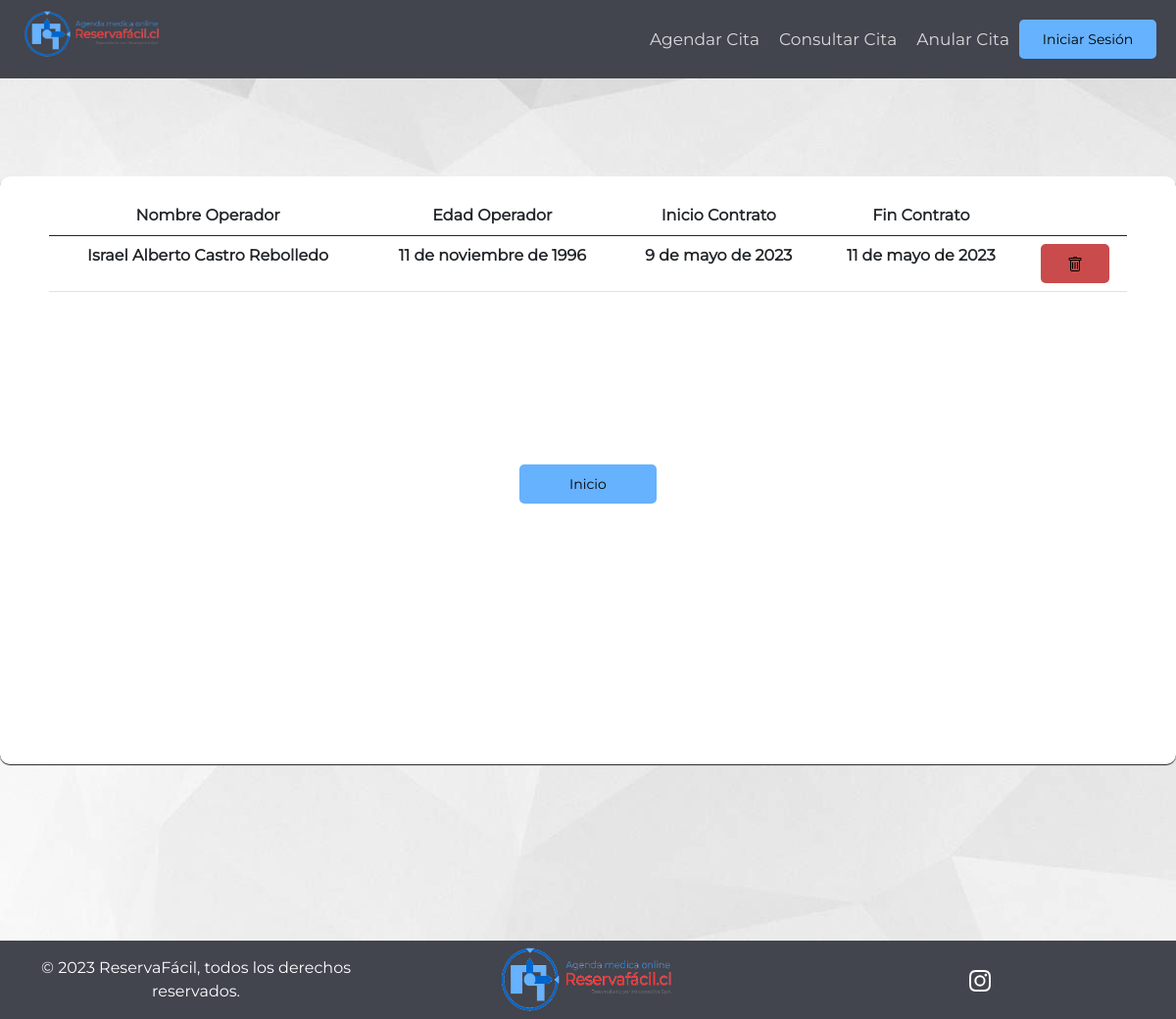
Screenshot of /admin_Eliminar_Operador/ with the database file from the repository.
### AppReservaFacil/models.py (models this page shows, shortened)
class Operador(models.Model):
    ID_Operador = models.IntegerField(primary_key=True, unique=True)
    Nombre_completo_O = models.CharField(max_length=256)
    Rut = models.CharField(max_length=9, null=True)
    Sexo = models.CharField(choices = SEXO_CHOICES, max_length=9, null=True)
    Fecha_de_nacimiento_O = models.DateField(null=True)
    Direccion_O = models.CharField(max_length=256, null=True)
    Telefono_O = models.CharField(max_length=9, null=True)
    Foto_O = models.ImageField(upload_to='Operador', null=True)
    Fecha_de_contrato_O = models.DateField(null=True)
    Fecha_fin_de_contrato_O = models.DateField(null=True)
    Usuario_O = models.ForeignKey(User, null=True, on_delete=models.RESTRICT)
    class Meta:
        verbose_name='Operador'
        verbose_name_plural='Operadores'

### AppReservaFacil/views.py (the view, shortened to what this page needs)
# urls.py: path('admin_Eliminar_Operador/', views.admin_Eliminar_Operador, name='admin_Eliminar_Operador'),
def admin_Eliminar_Operador(request):
    Operadores_All = Operador.objects.all()
    contexto = {'Operadores_All':Operadores_All}
    return render(request, 'Admin/admin_Eliminar_Operador.html', contexto)

### AppReservaFacil/templatetags/auth_extras.py (called while the page is built)
@register.filter(name='has_group')
def has_group(user, group_name):
    group = Group.objects.get(name=group_name)
    return True if group in user.groups.all() else False

### AppReservaFacil/templates/admin/admin_Eliminar_Operador.html (shortened to what this page needs)
{% extends "../Clientes/index.html" %}
{% block footer %}
    <div class="div-mediano">
        <div class="row row-margin table-responsive">
            <table class="table table-hover table-pagination">
                <thead>
                    <tr>
                        <th>Nombre Operador</th>
                        <th>Edad Operador</th>
                        <th>Inicio Contrato</th>
                        <th>Fin Contrato</th>
                        <th></th>
                    </tr>
                </thead>
                {% if Operadores_All %}
                <tbody>
                    {% for Ope in Operadores_All %}
                    <tr>
                        <th>{{Ope.Nombre_completo_O}}</th>
                        <th>{{Ope.Fecha_de_nacimiento_O}}</th>
                        <th>{{Ope.Fecha_de_contrato_O}}</th>
                        <th>{{Ope.Fecha_fin_de_contrato_O}}</th>
                        <th>
                            <button class="btn-rojo-pequeno" type="button" name="del_cita" onclick="mostrarMensajeDeleteOpe('{{Ope.ID_Operador}}')" id="del_cita" >
                            </button>
                    {% endfor %}
                </tbody>
                {% else %}
                    <tbody>
                        <tr>
                            <td colspan="5" style="text-align: center">No hay operadores en el sistema</td>
                        </tr>
                    </tbody>
                {% endif %}
            </table>
            </div>
        <br>
        <button id="btn-home-cerrar-sesion" type="button" class="btn-naranja-mediano" style="align-self: auto;"><a href="/">Inicio</a></button>
    </div>
{% endblock %}

### AppReservaFacil/static/Clientes/css.css (style rules this page uses)
html { height: 100%; }
* { margin: 0; padding: 0; box-sizing: border-box; font-family: 'Montserrat', sans-serif; }
.btn-rojo-pequeno { height: 40px; width: 70px; background-color: #c94b4b; border-style: none; border-radius: 5px; margin: auto; }
.btn-naranja-mediano { height: 40px; width: 140px; background-color: #66B2FE; font-size: 14px; border-style: none; border-radius: 5px; margin: auto; }
.btn-naranja-mediano a { text-decoration: none; color: #000000; }
body { margin: auto; background-image:url("background.jpg"); background-repeat: no-repeat; height: 100%; }
.row-margin { margin-left: 50px !important; margin-right: 50px !important; margin-top: 20px !important; margin-bottom: 20px !important; }
.div-mediano { height: 600px; width: 1200px; background-color: #ffffff; text-align: center; border-radius: 10px; box-shadow: 0px 1px 1px; }
#btn-home-cerrar-sesion { margin-top: 100px; }

### rows the page displays
Operador: Nombre_completo_O "Israel Alberto Castro Rebolledo", Fecha_de_nacimiento_O "11 de noviembre de 1996", Fecha_de_contrato_O "9 de mayo de 2023", Fecha_fin_de_contrato_O "11 de mayo de 2023"
